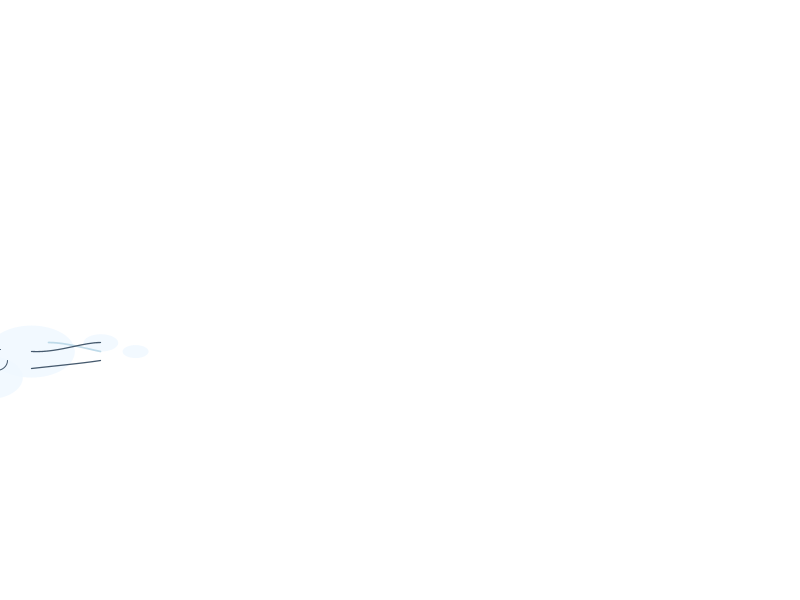
Frame 1 (no input)
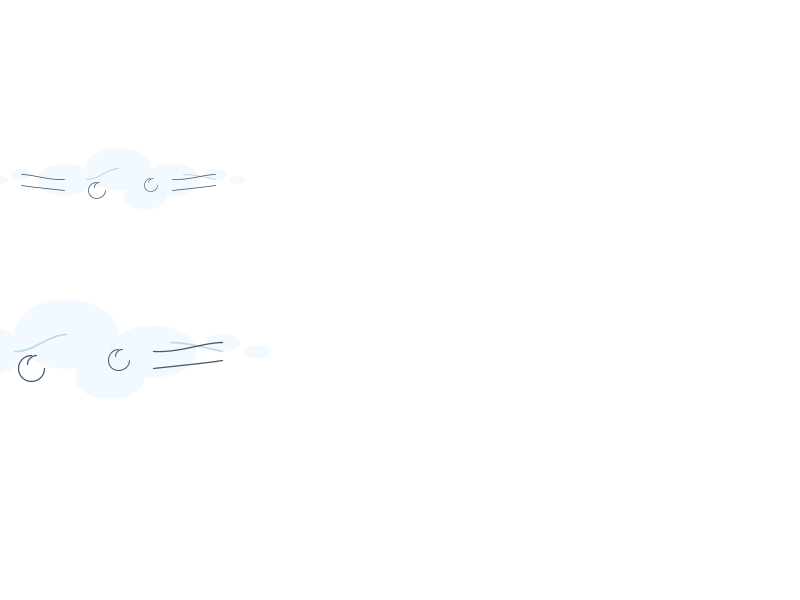
Frame 60 (the mouse pressed at the canvas centre just before this capture)
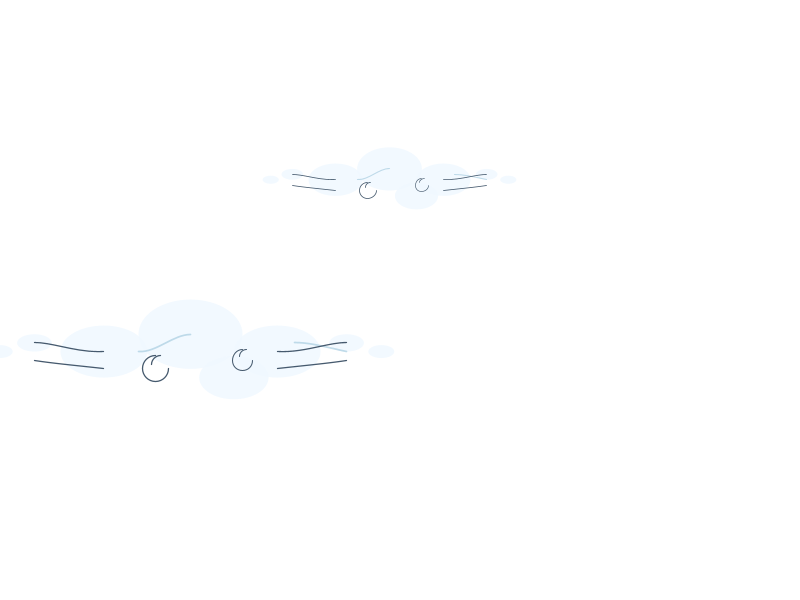
Frame 120 (the mouse held since frame 60 and released just before this capture)

The Processing sketch that drew these frames (run headless with seeded random() and noise(); from frame 60 on, the mouse is pressed at the canvas centre):

// Processing sketch: sketchAday4
// ── sketchAday4.pde
//set variables
float baseAlpha = 220;     
color fillCol = color(240, 248, 255);  
color strokeCol = color(70, 90, 110); 
color innerCol = color(160, 200, 220); 
float strokeW = 1.5;     

class Cloud {
  float x, y;
  float scale;       
  float speed;       
  
  Cloud(float x, float y, float scale, float speed) {
    this.x = x;
    this.y = y;
    this.scale = scale;
    this.speed = speed;
  }
  
  void update() {
    x += speed; 
  }
  
  void display() {
    drawCloud(x, y, scale);
  }
  
  boolean isOffscreen() {
    return x > width + 400;  
  }
}

ArrayList<Cloud> clouds = new ArrayList<Cloud>();
int lastGenTime = 0;  
int genInterval = 4000;  

void setup() {
  size(800, 600);
  frameRate(60);
  

  lastGenTime = millis();
  generateTwoClouds();
}

void draw() {
  background(255);
  

  int currentTime = millis();
  if (currentTime - lastGenTime >= genInterval) {
    generateTwoClouds();
    lastGenTime = currentTime;
  }
  

  for (int i = clouds.size() - 1; i >= 0; i--) {
    Cloud c = clouds.get(i);
    c.update();
    c.display();
    

    if (c.isOffscreen()) {
      clouds.remove(i);
    }
  }
}

void generateTwoClouds() {

  for (int i = 0; i < 2; i++) {
    float y = random(80, height - 100);  //
    float scale = calculateScaleByY(y);   //
    float speed = random(1, 5.1);        // 

    float x = random(-200, -50);
    
    clouds.add(new Cloud(x, y, scale, speed));
  }
}


float calculateScaleByY(float y) {
  // (y=80) scale  0.35
  // (y=500) scale  1.15
  float minScale = 0.35;
  float maxScale = 1.15;
  float minY = 80;
  float maxY = 500;
  

  y = constrain(y, minY, maxY);
  

  float t = (y - minY) / (maxY - minY);
  return minScale + t * (maxScale - minScale);
}

void drawCloud(float cx, float cy, float s) {
  pushMatrix();
  translate(cx, cy);
  scale(s);
  
  noStroke();
  fill(fillCol, baseAlpha);
  ellipse(-100, 0, 100, 60);   
  ellipse(0, -20, 120, 80);    
  ellipse(100, 0, 100, 60);    
  ellipse(50, 30, 80, 50);     
  
  ellipse(-180, -10, 40, 20);
  ellipse(-220, 0, 30, 15);
  ellipse(180, -10, 40, 20);
  ellipse(220, 0, 30, 15);
  

  stroke(innerCol, baseAlpha - 60);
  strokeWeight(2);
  noFill();
  curve(-120, -30, -60, 0, 0, -20, 60, 0);
  curve(60, 0, 120, -10, 180, 0, 220, 10);
  
 
  drawSwirl(-40, 20, 1);
  drawSwirl(60, 10, 0.8);
  

  stroke(strokeCol);
  strokeWeight(strokeW);
  noFill();
  curve(-230, 0, -180, -10, -100, 0, 0, -20);
  curve(0, -20, 100, 0, 180, -10, 230, 0);
  curve(230, 0, 180, 10, 100, 20, 0, 30);
  curve(0, 30, -100, 20, -180, 10, -230, 0);
  
  popMatrix();
}

void drawSwirl(float x, float y, float s) {
  pushMatrix();
  translate(x, y);
  scale(s);
  
  stroke(strokeCol);
  strokeWeight(strokeW);
  noFill();
  
  arc(0, 0, 30, 30, 0, PI + HALF_PI);
  arc(5, -5, 20, 20, PI, TWO_PI - HALF_PI);
  
  popMatrix();
}
